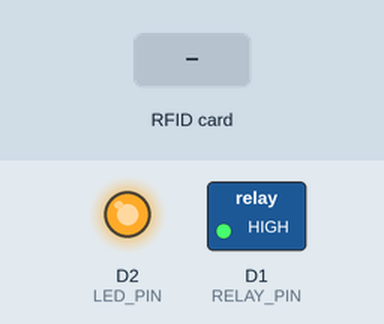
Recording of a sketch running on a simulated ESP8266 (NodeMCU). Parts: switched loads named in the sketch (green lamp = pin HIGH), output pins drawn as LEDs (lit = HIGH). The inputs (shaded band) are chosen by the test bench. WiFi joins after 1.5 s; servers stay silent unless stated; uploads are accepted with an empty reply; what the sketch prints to the serial monitor is not drawn.

Above: at 2.7 s.
2.8 s: RFID card 5E 7A 19 C4 held to the reader
At 5.2 s:
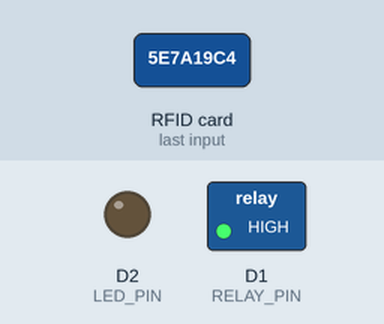
Timing chart, 0 to 7.5 s (numbered marks = the images above; inputs shaded):
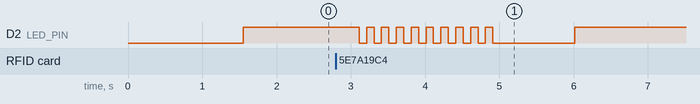

The sketch:

Firmware.ino
```cpp
#include <ESP8266WiFi.h>
#include <ESP8266HTTPClient.h>
#include <SPI.h>
#include <MFRC522.h>

#define SS_PIN D4
#define RST_PIN D3
#define RELAY_PIN D1
#define LED_PIN D2

const char* ssid = "SSID";
const char* password = "PASSWD";

const char* serverUrl ="http://IPADDR:5000/check_card";

MFRC522 mfrc522(SS_PIN, RST_PIN);
WiFiClient client;

void setup() {
  Serial.begin(115200);
  SPI.begin();
  mfrc522.PCD_Init();

  pinMode(RELAY_PIN, OUTPUT);
  pinMode(LED_PIN, OUTPUT);
  digitalWrite(RELAY_PIN, HIGH);
  digitalWrite(LED_PIN, LOW);

  WiFi.begin(ssid, password);
  Serial.println("Connecting to WiFi...");
  while (WiFi.status() != WL_CONNECTED) {
    delay(500);
    Serial.print(".");
  }
  Serial.println("\nConnected to WiFi");
}

void loop() {
  digitalWrite(LED_PIN,HIGH); //device is ready to read data
  if (!mfrc522.PICC_IsNewCardPresent() || !mfrc522.PICC_ReadCardSerial()) {
    return;
  }

  String cardUID = "";
  for (byte i = 0; i < mfrc522.uid.size; i++) {
    cardUID += String(mfrc522.uid.uidByte[i], HEX);
  }

  cardUID.toUpperCase();
  Serial.println("Card UID: " + cardUID);

  if (WiFi.status() == WL_CONNECTED) {
    HTTPClient http;
    http.begin(client, serverUrl);
    http.addHeader("Content-Type", "application/json");

    String postData = "{\"card_uid\":\"" + cardUID + "\"}";
    Serial.println(postData);
    int httpResponseCode = http.POST(postData);
    Serial.println(httpResponseCode);

    if (httpResponseCode > 0) {
      String payload = http.getString();
      Serial.println("Response: " + payload);

      if (payload.indexOf("true") >= 0) {
        openLock();
      } else {
        denyAccess();
      }
    } else {
      Serial.println("Error in HTTP request");
    }

    http.end();
  } else {
    Serial.println("WiFi not connected");
  }

  mfrc522.PICC_HaltA();
  delay(1000);
}

void openLock() {
  digitalWrite(RELAY_PIN, LOW);
  notifyDoorState("open");
  blinkLED(1, 100);
  delay(3000);  // 3 seconds
  digitalWrite(RELAY_PIN, HIGH);
  notifyDoorState("closed");
}

void denyAccess() {
  blinkLED(10, 100);
}

void notifyDoorState(const String& state) {
  if (WiFi.status() == WL_CONNECTED) {
    HTTPClient http;
    http.begin(client, "http://IPADDR:5000/door_state");
    http.addHeader("Content-Type", "application/json");
    String body = "{\"state\": \"" + state + "\"}";
    int code = http.POST(body);
    Serial.println(code);
    http.end();
  }
}

void blinkLED(int times, int duration) {
  for (int i = 0; i < times; i++) {
    digitalWrite(LED_PIN, HIGH);
    delay(duration);
    digitalWrite(LED_PIN, LOW);
    delay(duration);
  }
}
```

Measured:
- after the input at 2.8 s, D2 (LED_PIN): goes 9 × (LOW 0.10 s, HIGH 0.10 s), LOW 1.1 s, then HIGH, starting after 0.31 s
